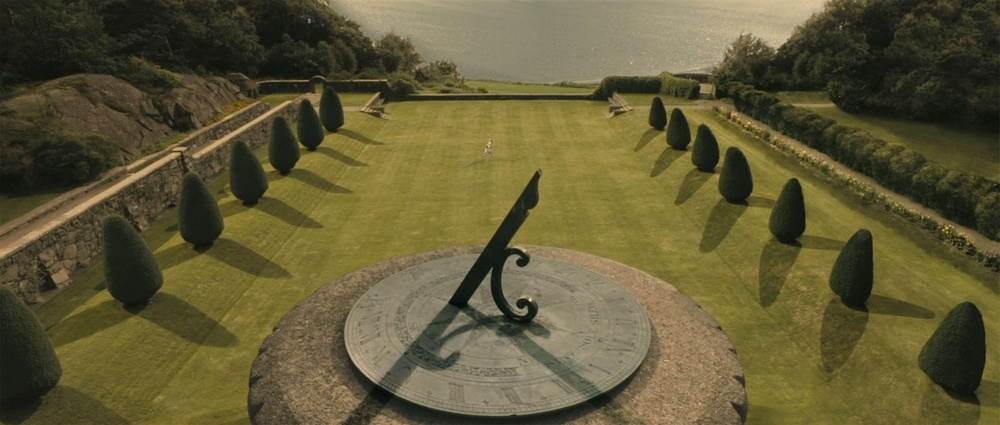
#> input picture test/ATLAS-OF-PLACES-LARS-VON-TRIER-MELANCHOLIA-IMG-1.jpg, 1000 x 425 px, shrunk from 3000 x 1275 before the run
$ jupyter execute notebook1.ipynb
#> lines starting #> are read from the running program, lines starting #| are printed output that depends on the picture
[cell 1]
import cv2
import numpy as np
from numpy.lib.stride_tricks import as_strided

[cell 2]
tensor = cv2.imread('./test/ATLAS-OF-PLACES-LARS-VON-TRIER-MELANCHOLIA-IMG-1.jpg')
#> tensor is the input picture: shape (425, 1000, 3); mean B, G, R 53.6, 89.6, 96.5

[cell 3]
def convolve2D(tensor,kernel):
    tensor = np.array(tensor).astype(np.int16)
    window = np.array(kernel,dtype=np.int16)
    size = window.shape[0] #must be equal with window.shape[0]
    x = np.pad(tensor,((0,size),(0,size)),mode='edge') #padding...optional
    input_height = x.shape[0]
    input_width = x.shape[1]
    output_height = input_height - size + 1
    output_width = input_width - size + 1
    shape=(output_height,output_width,size,size)
    strides=(input_width*2,1*2,input_width*2,1*2)
    to_be_convolved = as_strided(x,shape,strides)
    convolved = np.sum(to_be_convolved*window,axis=(2,3),dtype=np.int16)
    return convolved

[cell 4]
def smoothOneChannel(tensor,kernel_size,channel):
#> called with kernel_size = 50, channel = 0
    tensor = np.array(tensor,dtype=np.int16)
    tensor = np.pad(tensor,((0,kernel_size-1),(0,kernel_size-1),(0,0)),mode='edge')
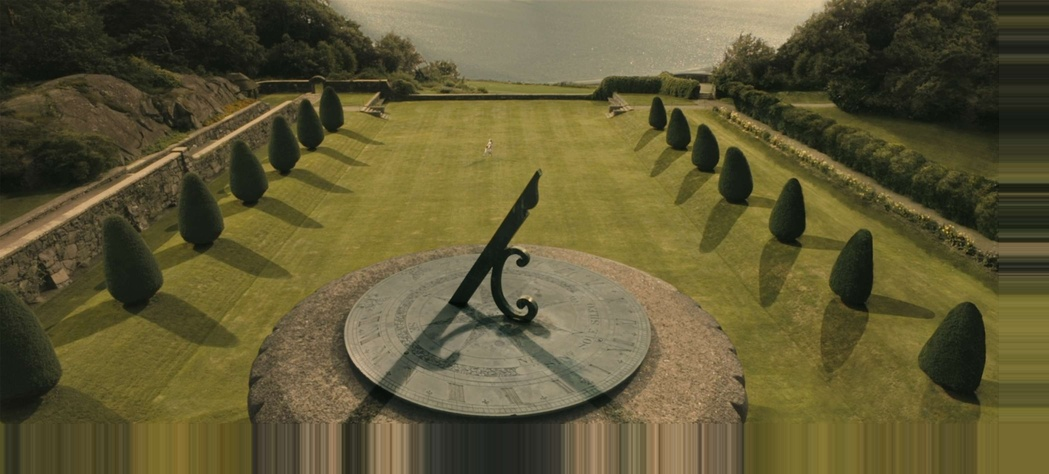
#> tensor: shape (474, 1049, 3) int16; mean B, G, R 52.8, 88.6, 95.6
    x = np.array(tensor[:,:,channel])
    input_height = x.shape[0]
#> input_height = 474
    input_width = x.shape[1]
#> input_width = 1049
    output_height = input_height-kernel_size+1
#> output_height = 425
    output_width = input_width-kernel_size+1
#> output_width = 1000
    shape = (output_height,output_width,kernel_size,kernel_size)
#> shape = (425, 1000, 50, 50)
    strides = (input_width*2,1*2,input_width*2,1*2)
#> strides = (2098, 2, 2098, 2)
    to_be_convolved = as_strided(x,shape,strides)
    convolved = np.sum(to_be_convolved,axis=(2,3))
    convolved = convolved/(kernel_size*kernel_size)
    convolved = convolved.astype(np.int16)
    return convolved

[cell 5]
def smooth(tensor,kernel_size):
    return  np.dstack((smoothOneChannel(tensor,kernel_size,0),
                        smoothOneChannel(tensor,kernel_size,1),
                        smoothOneChannel(tensor,kernel_size,2)))
#> call 2 of smoothOneChannel, with kernel_size = 50, channel = 1
#> in smoothOneChannel (call 2), `convolved = convolved/(kernel_size*kernel_size)`:
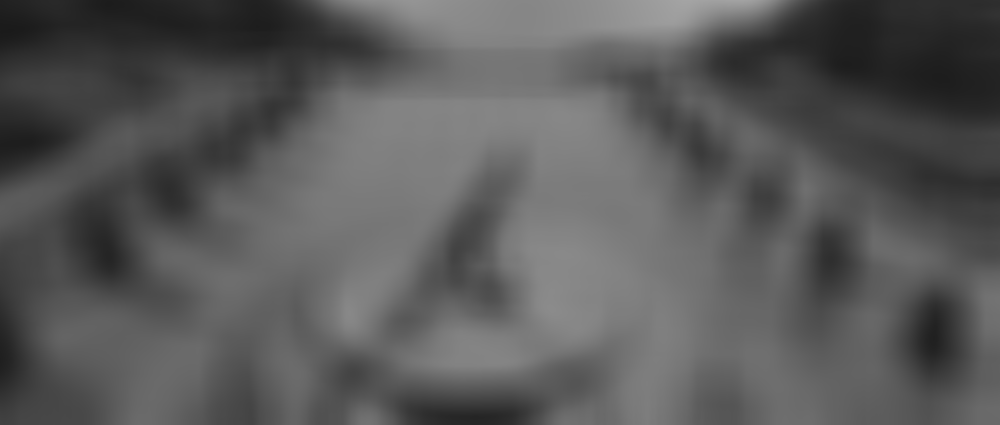
#> convolved: shape (425, 1000) float64; min 26.79, max 164.5, mean 89.7
#> call 3 of smoothOneChannel, with kernel_size = 50, channel = 2
#> in smoothOneChannel (call 3), `x = np.array(tensor[:,:,channel])`:
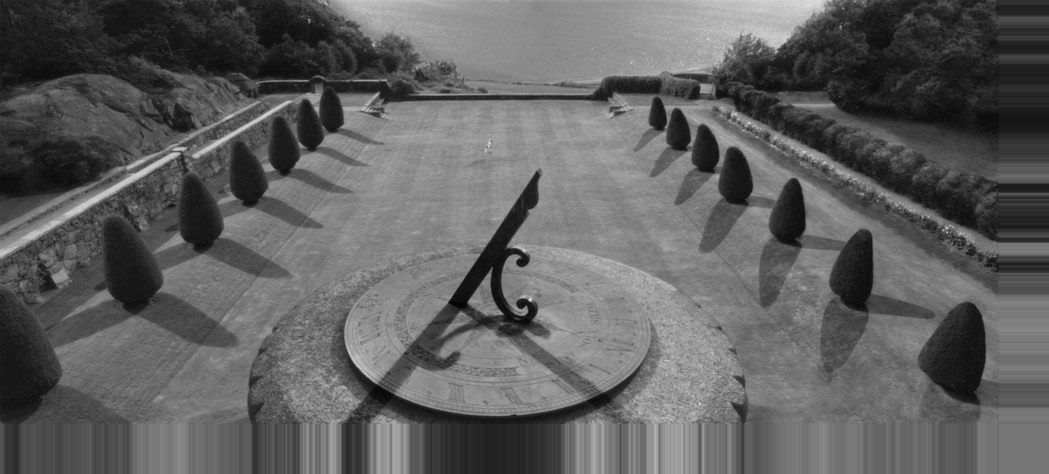
#> x: shape (474, 1049) int16; min 0, max 228, mean 95.6
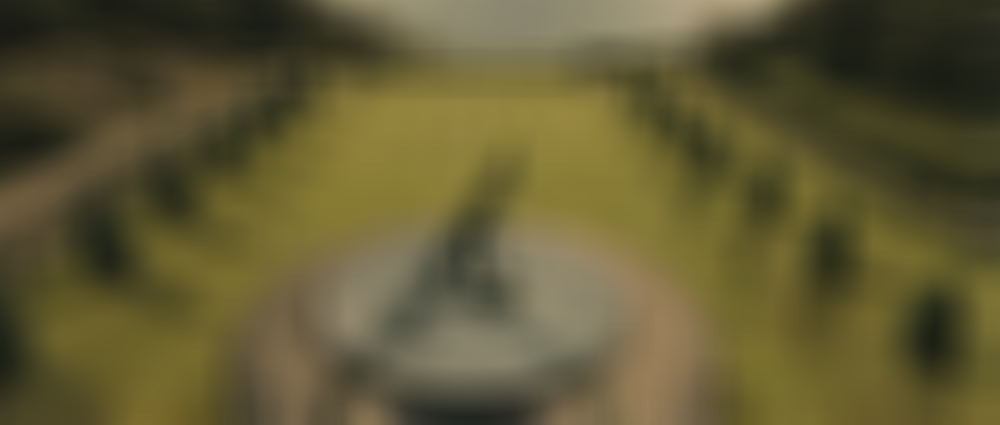
#> returned value: shape (425, 1000, 3) int16; mean of channels 0, 1, 2 52, 89.2, 96.4; drawn as B, G, R

[cell 6]
cv2.imwrite('./muie.jpg',smooth(tensor,50))
#> Out = True

[cell 7]
def sobel2D(tensor):
    tensor = np.array(tensor).astype(np.int16)
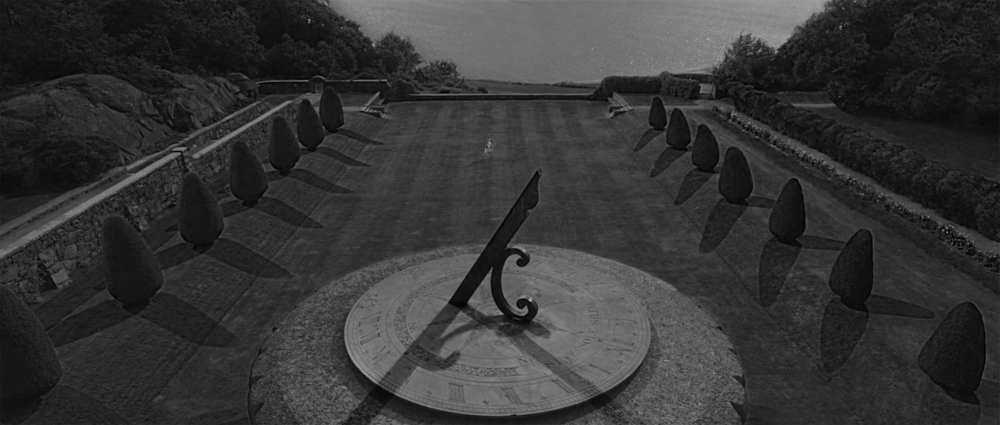
#> tensor: shape (425, 1000) int16; min 0, max 185, mean 53.6
    window_v = np.array([[-1,0,1],[-2,0,2],[-1,0,1]],dtype=np.int16)
    window_h = np.array([[-1,-2,-1],[0,0,0],[1,2,1]],dtype=np.int16)
    size = window_h.shape[0] #must be equal with window_h.shape[0], window_v[0] and window_v[1]
    x = np.pad(tensor,((0,size-1),(0,size-1)),mode='edge') #padding...optional
#> x: shape (427, 1002) int16
    input_height = x.shape[0]
#> input_height = 427
    input_width = x.shape[1]
#> input_width = 1002
    output_height = input_height - size + 1
#> output_height = 425
    output_width = input_width - size + 1
    shape=(output_height,output_width,size,size)
    strides=(input_width*2,1*2,input_width*2,1*2)
    to_be_convolved = as_strided(x,shape,strides)
    convolved_h = np.sum(to_be_convolved*window_h,axis=(2,3),dtype=np.int16)
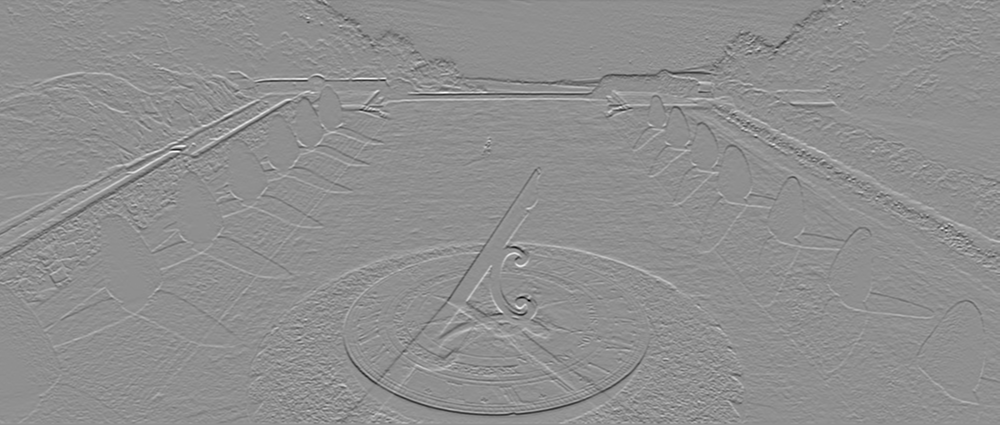
#> convolved_h: shape (425, 1000) int16; min -571, max 443, mean -0.6; drawn with min black and max white
    convolved_v = np.sum(to_be_convolved*window_v,axis=(2,3),dtype=np.int16)
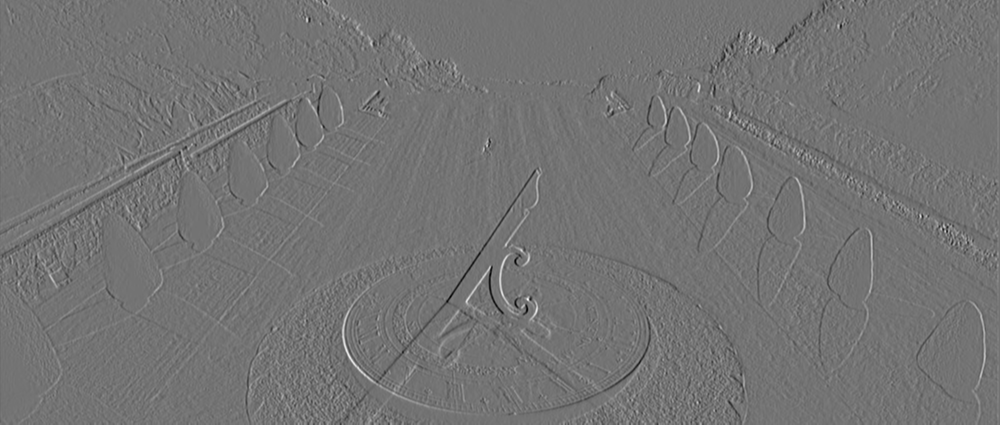
#> convolved_v: shape (425, 1000) int16; min -412, max 494, mean 0.1; drawn with min black and max white
    convolved_h = convolved_h.astype(np.int32)
    convolved_v = convolved_v.astype(np.int32)
    convolved = np.sqrt(convolved_v*convolved_v + convolved_h*convolved_h)
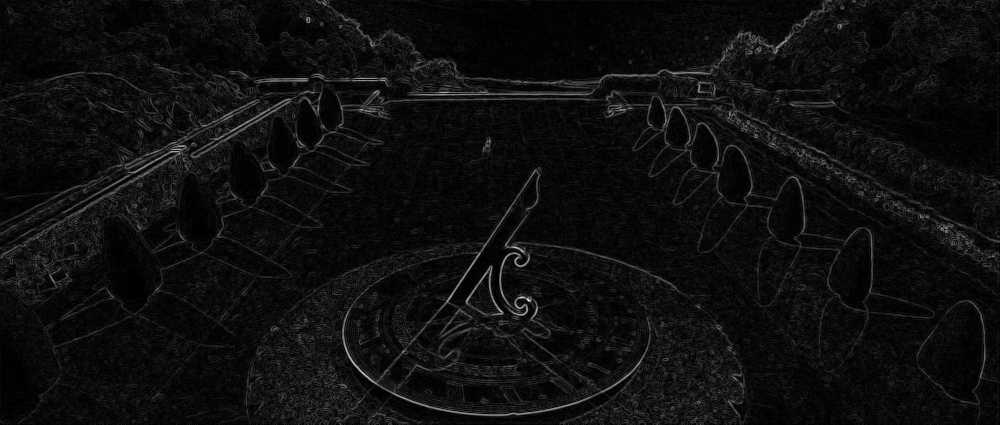
#> convolved: shape (425, 1000) float64; min 0, max 656.3, mean 38.1; drawn with min black and max white
    return convolved

[cell 8]
def coloredEdges(tensor):
    return np.dstack((sobel2D(tensor[:,:,0]),sobel2D(tensor[:,:,1]),sobel2D(tensor[:,:,2])))
#> in sobel2D (call 3), `x = np.pad(tensor,((0,size-1),(0,size-1)),mode='edge')`:
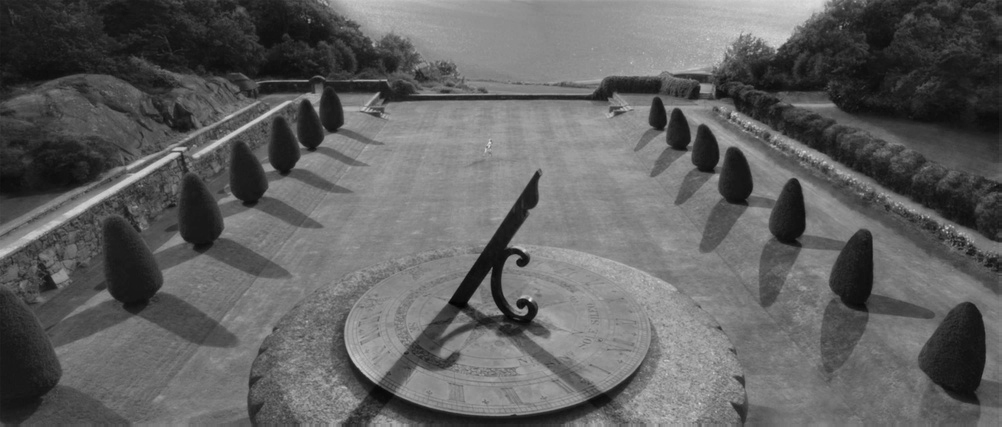
#> x: shape (427, 1002) int16; min 0, max 228, mean 96.4

[cell 9]
cv2.imwrite('./pizda.jpg',coloredEdges(tensor))
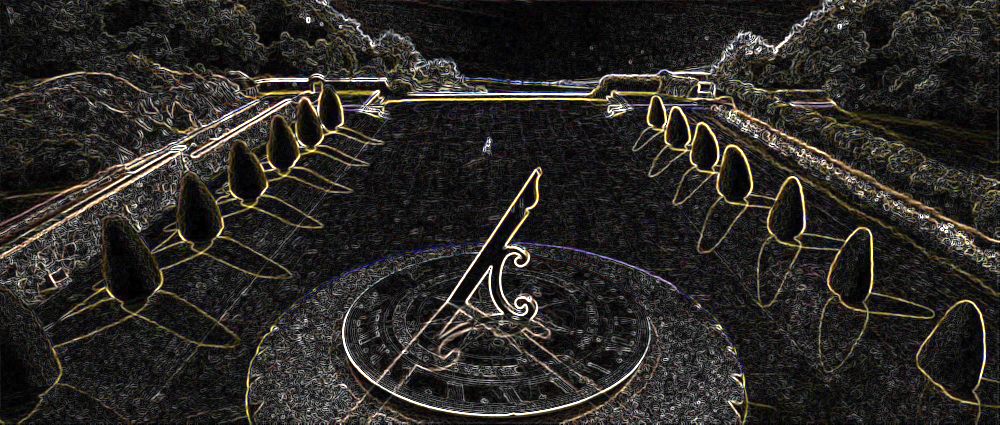
#> saved as pizda.jpg: shape (425, 1000, 3); mean B, G, R 37.7, 40.9, 43.5
#> Out = True

[cell 10]
def sobel3DGray(tensor):
    tensor = np.mean(tensor,axis=2).astype(np.int16) #grayscale...optional
    window_v = np.array([[-1,0,1],[-2,0,2],[-1,0,1]],dtype=np.int16)
    window_h = np.array([[-1,-2,-1],[0,0,0],[1,2,1]],dtype=np.int16)
    size = window_h.shape[0] #must be equal with window_h.shape[0], window_v[0] and window_v[1]
    x = np.pad(tensor,((0,size-1),(0,size-1)),mode='edge') #padding...optional
    input_height = x.shape[0]
    input_width = x.shape[1]
    output_height = input_height - size + 1
    output_width = input_width - size + 1
    shape=(output_height,output_width,size,size)
    strides=(input_width*2,1*2,input_width*2,1*2)
    to_be_convolved = as_strided(x,shape,strides)
    convolved_h = np.sum(to_be_convolved*window_h,axis=(2,3),dtype=np.int16)
    convolved_v = np.sum(to_be_convolved*window_v,axis=(2,3),dtype=np.int16)
    convolved_h = convolved_h.astype(np.int32)
    convolved_v = convolved_v.astype(np.int32)
    convolved = np.sqrt(convolved_v*convolved_v + convolved_h*convolved_h)
    convolved = np.expand_dims(convolved,axis=2) #for 3D results...
    convolved = np.dstack((convolved,convolved,convolved)) #...optional
#> convolved: shape (425, 1000, 3) float64
    return convolved

[cell 11]
cv2.imwrite('./pula.jpg',sobel3DGray(tensor))
#> Out = True

$ run again, with test/1200px-Gaoliang_Bridge.jpg copied over test/ATLAS-OF-PLACES-LARS-VON-TRIER-MELANCHOLIA-IMG-1.jpg
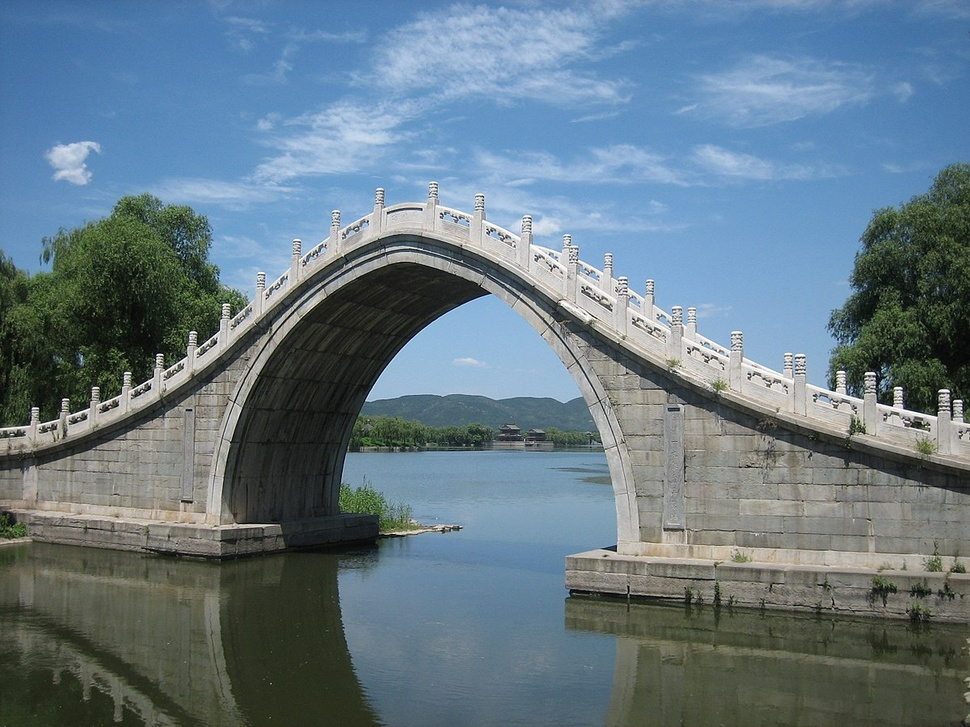
#> input picture test/1200px-Gaoliang_Bridge.jpg, 970 x 727 px, shrunk from 1200 x 900 before the run
#> tensor is the input picture: shape (727, 970, 3); mean B, G, R 132.8, 121, 101.2
#> in smooth, `return  np.dstack((smoothOneChannel(tensor,kernel_size,0), smoothOneCh..`:
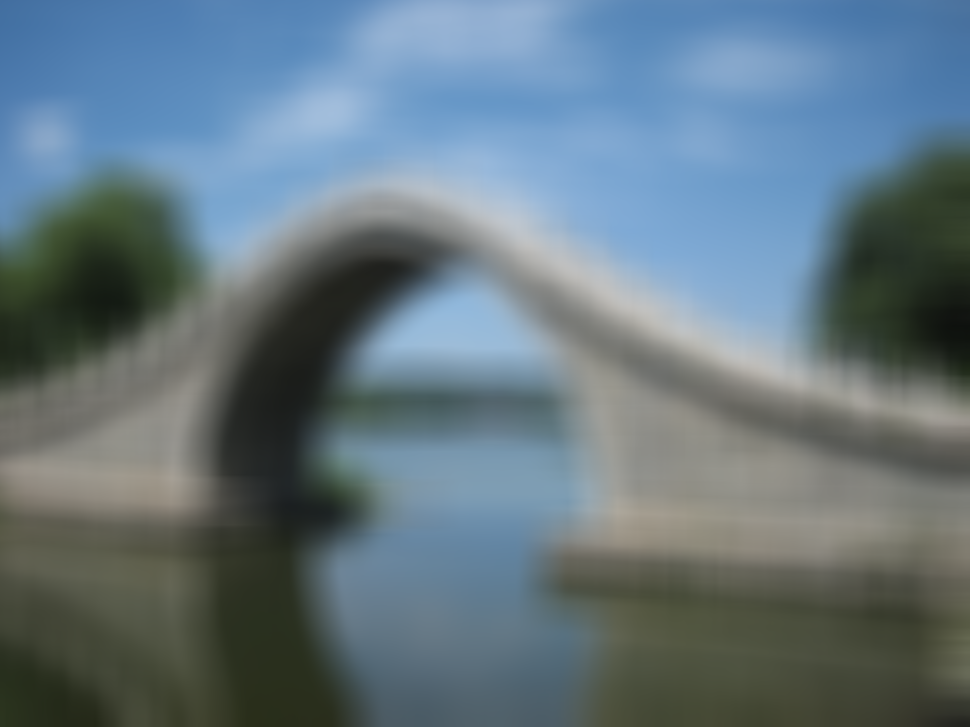
#> returned value: shape (727, 970, 3) int16; mean of channels 0, 1, 2 127.9, 118.2, 99.7; drawn as B, G, R
#> `cv2.imwrite('./muie.jpg',smooth(tensor,50))`: Out = True
#> in sobel2D (call 3), `x = np.pad(tensor,((0,size-1),(0,size-1)),mode='edge')`:
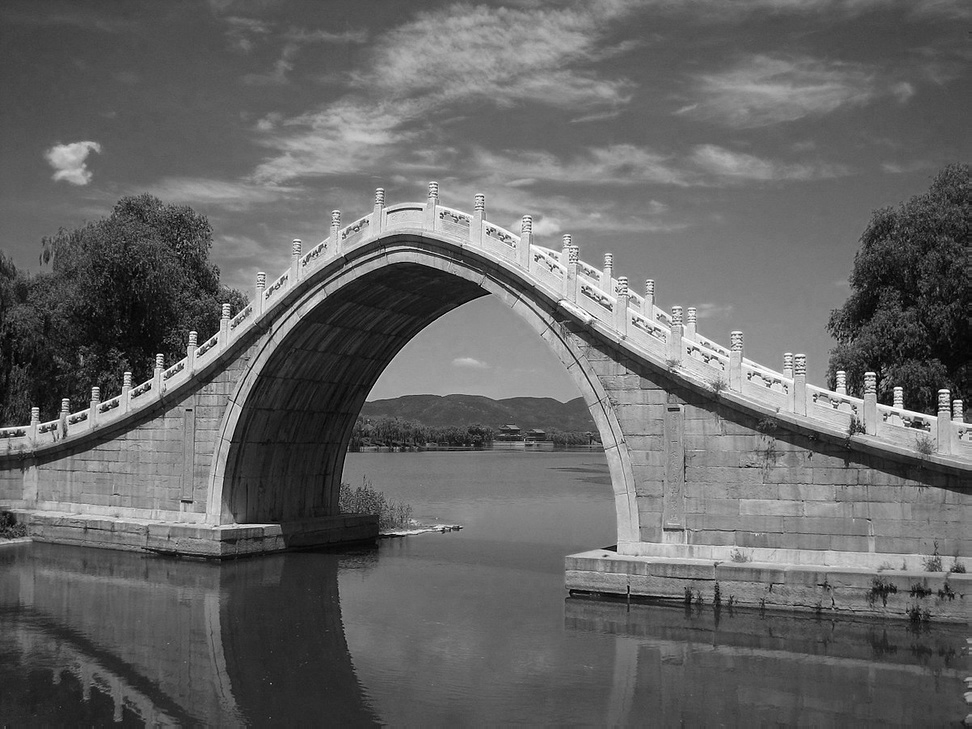
#> x: shape (729, 972) int16; min 0, max 255, mean 101
